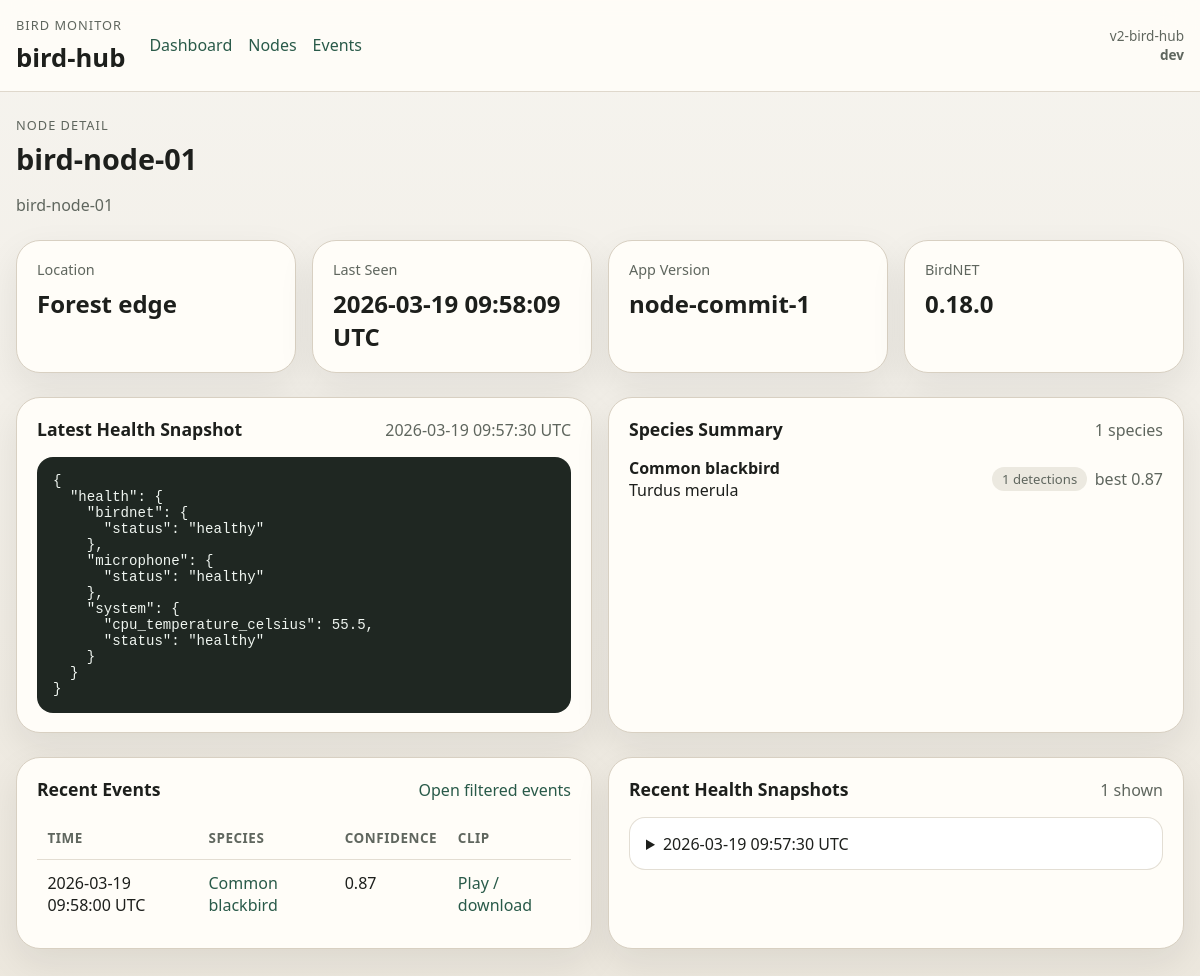
The page /nodes/bird-node-01 on the database its author committed.
### tables this page shows
CREATE TABLE nodes (
                    node_id TEXT PRIMARY KEY,
                    display_name TEXT,
                    location_name TEXT,
                    latitude REAL,
                    longitude REAL,
                    created_at TEXT NOT NULL,
                    last_seen_at TEXT,
                    last_ingest_at TEXT,
                    last_app_version TEXT,
                    last_runtime_backend TEXT,
                    last_birdnet_version TEXT,
                    latest_health_snapshot_id INTEGER,
                    is_active INTEGER NOT NULL DEFAULT 1
                );

CREATE TABLE health_snapshots (
                    id INTEGER PRIMARY KEY AUTOINCREMENT,
                    ingest_batch_id INTEGER,
                    node_id TEXT NOT NULL,
                    source_snapshot_id INTEGER,
                    captured_at_utc TEXT NOT NULL,
                    time_source TEXT NOT NULL,
                    time_synchronized INTEGER NOT NULL DEFAULT 0,
                    app_version TEXT,
                    runtime_backend TEXT,
                    birdnet_version TEXT,
                    payload_json TEXT NOT NULL,
                    created_at TEXT NOT NULL,
                    UNIQUE(node_id, captured_at_utc)
                );

CREATE TABLE events (
                    id INTEGER PRIMARY KEY AUTOINCREMENT,
                    ingest_batch_id INTEGER,
                    event_id TEXT NOT NULL UNIQUE,
                    node_id TEXT NOT NULL,
                    species_common_name TEXT NOT NULL,
                    species_scientific_name TEXT,
                    confidence REAL NOT NULL,
                    event_start_utc TEXT NOT NULL,
                    event_end_utc TEXT NOT NULL,
                    clip_id INTEGER,
                    health_snapshot_id INTEGER,
                    app_version TEXT,
                    runtime_backend TEXT,
                    birdnet_version TEXT,
                    time_source TEXT,
                    utc_available INTEGER NOT NULL DEFAULT 1,
                    source_window_started_at TEXT,
                    source_window_ended_at TEXT,
                    analysis_duration_seconds REAL,
                    location_name TEXT,
                    latitude REAL,
                    longitude REAL,
                    created_at TEXT NOT NULL
                );

### v2/bird-hub/bird_hub/app.py (the view)
    @app.get("/nodes/<node_id>")
    def node_detail_page(node_id: str) -> str:
        node = storage.get_node(node_id)
        if node is None:
            abort(404)
        return render_template(
            "node_detail.html",
            node=node,
            recent_events=storage.list_events(node_id=node_id, limit=50),
            health_snapshots=storage.list_health_snapshots(node_id=node_id, limit=12),
            species_stats=storage.list_species_stats(node_id=node_id),
        )

### v2/bird-hub/bird_hub/app.py (called while the page is built)
def _display_utc(value: str | None) -> str:
    if not value:
        return "-"
    return value.replace("T", " ").replace("Z", " UTC")

### v2/bird-hub/bird_hub/storage.py (called while the page is built)
def _to_float(value: object) -> float | None:
    if value in ("", None):
        return None
    try:
        return float(value)
    except (TypeError, ValueError):
        return None

    def _health_summary(self, snapshot_payload: dict[str, Any] | None) -> dict[str, Any] | None:
        if not snapshot_payload:
            return None
        health = snapshot_payload.get("health") or {}
        system = health.get("system") or {}
        microphone = health.get("microphone") or {}
        birdnet = health.get("birdnet") or {}
        return {
            "system_status": system.get("status"),
            "microphone_status": microphone.get("status"),
            "birdnet_status": birdnet.get("status"),
            "cpu_temperature_celsius": system.get("cpu_temperature_celsius"),
            "free_bytes": system.get("free_bytes"),
        }

    def _connect(self) -> sqlite3.Connection:
        connection = sqlite3.connect(self.config.database_path)
        connection.row_factory = sqlite3.Row
        return connection

### v2/bird-hub/bird_hub/templates/node_detail.html (shortened to what this page needs)
{% extends "base.html" %}
{% block content %}
  <section class="page-heading">
    <div>
      <p class="eyebrow">Node detail</p>
      <h2>{{ node.display_name }}</h2>
      <p class="muted">{{ node.node_id }}</p>
    </div>
  </section>
  <section class="card-grid card-grid--stats">
    <article class="card stat-card">
      <span>Location</span>
      <strong>{{ node.location_name or "-" }}</strong>
    </article>
    <article class="card stat-card">
      <span>Last Seen</span>
      <strong>{{ node.last_seen_at|utc_display }}</strong>
    </article>
    <article class="card stat-card">
      <span>App Version</span>
      <strong>{{ node.last_app_version or "-" }}</strong>
    </article>
    <article class="card stat-card">
      <span>BirdNET</span>
      <strong>{{ node.last_birdnet_version or "-" }}</strong>
    </article>
  </section>
  <section class="two-column-layout">
    <article class="card">
      <div class="section-heading">
        <h3>Latest Health Snapshot</h3>
        <span class="muted">{{ node.latest_health_snapshot.captured_at_utc|utc_display if node.latest_health_snapshot else '-' }}</span>
      </div>
      {% if node.latest_health_snapshot %}
        <pre class="json-block">{{ node.latest_health_snapshot.snapshot | tojson(indent=2) }}</pre>
      {% else %}
        <p class="empty-state">No health snapshots have been ingested for this node yet.</p>
      {% endif %}
    </article>
    <article class="card">
      <div class="section-heading">
        <h3>Species Summary</h3>
        <span class="muted">{{ species_stats|length }} species</span>
      </div>
      {% if species_stats %}
        <ul class="species-list">
          {% for item in species_stats %}
            <li>
              <div>
                <strong>{{ item.species_common_name }}</strong>
                {% if item.species_scientific_name %}
                  <span>{{ item.species_scientific_name }}</span>
                {% endif %}
              </div>
              <div class="stack-right">
                <span class="metric-pill">{{ item.detection_count }} detections</span>
                <span class="muted">best {{ '%.2f'|format(item.best_confidence) }}</span>
              </div>
            </li>
          {% endfor %}
        </ul>
      {% else %}
        <p class="empty-state">No bird detections from this node have been ingested yet.</p>
      {% endif %}
    </article>
  </section>
  <section class="two-column-layout">
    <article class="card">
      <div class="section-heading">
        <h3>Recent Events</h3>
        <a href="{{ url_for('events_page', node_id=node.node_id) }}">Open filtered events</a>
      </div>
      {% if recent_events %}
        <div class="table-wrapper">
          <table>
            <thead>
              <tr>
                <th>Time</th>
                <th>Species</th>
                <th>Confidence</th>
                <th>Clip</th>
              </tr>
            </thead>
            <tbody>
              {% for event in recent_events %}
                <tr>
                  <td>{{ event.event_start_utc|utc_display }}</td>
                  <td><a href="{{ url_for('event_detail_page', event_id=event.event_id) }}">{{ event.species_common_name }}</a></td>
                  <td>{{ '%.2f'|format(event.confidence) }}</td>
                  <td>
                    {% if event.clip %}
                      <a href="{{ url_for('api_event_clip', event_id=event.event_id) }}">Play / download</a>
                    {% else %}
                      -
                    {% endif %}
                  </td>
                </tr>
              {% endfor %}
            </tbody>
          </table>
        </div>
      {% else %}
        <p class="empty-state">No events stored for this node yet.</p>
      {% endif %}
    </article>
    <article class="card">
      <div class="section-heading">
        <h3>Recent Health Snapshots</h3>
        <span class="muted">{{ health_snapshots|length }} shown</span>
      </div>
      {% if health_snapshots %}
        <div class="snapshot-list">
          {% for snapshot in health_snapshots %}
            <details>
              <summary>{{ snapshot.captured_at_utc|utc_display }}</summary>
            </details>
          {% endfor %}
        </div>
      {% else %}
        <p class="empty-state">No health snapshots stored for this node yet.</p>
      {% endif %}
    </article>
  </section>
{% endblock %}

### v2/bird-hub/bird_hub/static/styles.css (style rules this page uses)
:root { --bg: #f3f1ea; --surface: #fffdf8; --surface-strong: #ffffff; --text: #1d1f1c; --muted: #5f665e; --border: #d8d0c2; --accent: #295a49; --accent-soft: #dbe8e1; --warning: #915f10; --warning-soft: #f8e6c7; --danger: #8a2d2d; --danger-soft: #f6dddd; --shadow: 0 14px 36px rgba(29, 31, 28, 0.08); }
* { box-sizing: border-box; }
body { margin: 0; background: linear-gradient(180deg, #f6f4ef 0%, #ece7dd 100%); color: var(--text); font-family: "Segoe UI", Tahoma, sans-serif; }
a { color: var(--accent); text-decoration: none; }
.eyebrow { margin: 0 0 0.35rem; color: var(--muted); font-size: 0.8rem; letter-spacing: 0.08em; text-transform: uppercase; }
.hero, .page-heading, .two-column-layout, .card-grid { margin-bottom: 1.5rem; }
.hero h2, .page-heading h2 { margin: 0 0 0.5rem; font-size: clamp(1.8rem, 2vw, 2.4rem); }
.hero-copy, .muted { color: var(--muted); }
.card, .upload-card { border: 1px solid var(--border); border-radius: 24px; background: var(--surface); box-shadow: var(--shadow); padding: 1.2rem 1.25rem; }
.card-grid { display: grid; gap: 1rem; }
.card-grid--stats { grid-template-columns: repeat(4, minmax(0, 1fr)); }
.stat-card span { display: block; margin-bottom: 0.45rem; color: var(--muted); font-size: 0.9rem; }
.stat-card strong { font-size: 1.5rem; }
.two-column-layout { display: grid; grid-template-columns: 1fr 1fr; gap: 1rem; }
.section-heading { display: flex; justify-content: space-between; gap: 1rem; align-items: baseline; margin-bottom: 1rem; }
.section-heading h3 { margin: 0; font-size: 1.1rem; }
.status, .metric-pill { display: inline-flex; align-items: center; justify-content: center; padding: 0.2rem 0.6rem; border-radius: 999px; font-size: 0.82rem; white-space: nowrap; }
.metric-pill { background: #ece9e0; color: var(--muted); }
.species-list, .node-list, .event-list { display: grid; gap: 0.9rem; margin: 0; padding: 0; list-style: none; }
.species-list li, .node-list li, .event-list li { display: flex; justify-content: space-between; gap: 1rem; align-items: center; padding: 0.9rem 0; border-top: 1px solid rgba(216, 208, 194, 0.7); }
.species-list li:first-child, .node-list li:first-child, .event-list li:first-child { border-top: 0; padding-top: 0; }
.species-list span, .node-list span, .event-list span { display: block; }
.node-badges, .stack-right, .badge-row { display: flex; gap: 0.5rem; flex-wrap: wrap; align-items: center; }
.table-wrapper { overflow-x: auto; }
table { width: 100%; border-collapse: collapse; }
th, td { padding: 0.75rem 0.65rem; text-align: left; border-top: 1px solid rgba(216, 208, 194, 0.7); vertical-align: top; }
thead th { border-top: 0; color: var(--muted); font-size: 0.84rem; text-transform: uppercase; letter-spacing: 0.04em; }
.json-block { overflow: auto; margin: 0; padding: 1rem; border-radius: 16px; background: #1f2722; color: #eff5f0; font-size: 0.88rem; }
.snapshot-list { display: grid; gap: 0.75rem; }
details { border: 1px solid rgba(216, 208, 194, 0.7); border-radius: 16px; background: var(--surface-strong); overflow: hidden; }
summary { cursor: pointer; padding: 0.9rem 1rem; }

### rows shown on the page
nodes: display_name "bird-node-01", node_id "bird-node-01", location_name "Forest edge", last_seen_at|utc_display "2026-03-19 09:58:09 UTC", last_app_version "node-commit-1", last_birdnet_version "0.18.0"
health_snapshots: latest_health_snapshot.captured_at_utc|utc_display "2026-03-19 09:57:30 UTC", latest_health_snapshot.snapshot|tojson "{ \"health\": { \"birdnet\": { \"status\": \"healthy\" }, \"microphone\": { \"status\": \"healthy\" }, \"system\": { \"cpu_temperature_celsius\": 55.5, \"status\": \"healthy\" } } }", captured_at_utc|utc_display "2026-03-19 09:57:30 UTC"
events: species_common_name "Common blackbird", species_scientific_name "Turdus merula", detection_count "1", best_confidence "0.87", event_start_utc|utc_display "2026-03-19 09:58:00 UTC", confidence "0.87"

### other values the page prints
{{ app_variant }} "v2-bird-hub"
{{ app_commit }} "dev"
{{ species_stats|length }} "1"
{{ health_snapshots|length }} "1"
